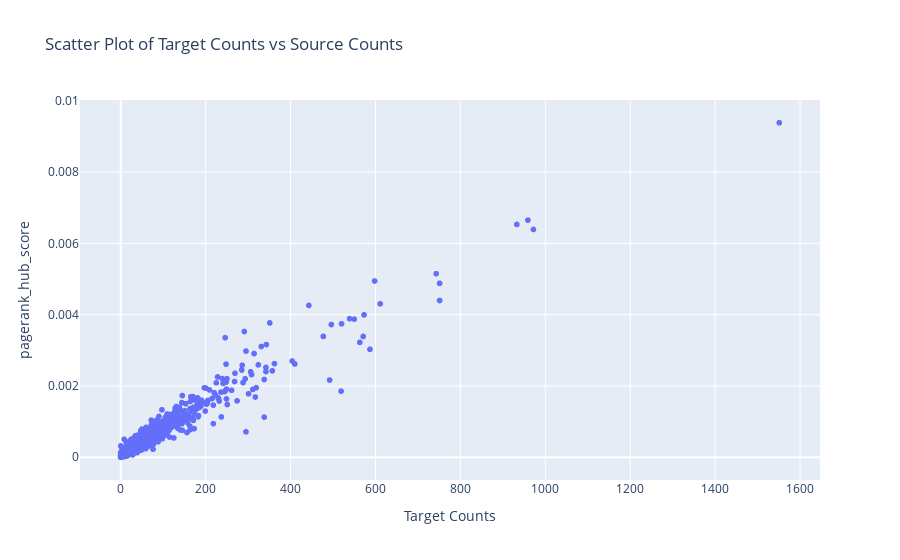

Notebook code for this chart:
### Code cell
fig = px.scatter(
    df_hubs, 
    x="target_counts", 
    y="pagerank_hub_score", 
    labels={"target_counts": "Target Counts", "source_counts": "Source Counts"},
    title="Scatter Plot of Target Counts vs Source Counts",
    hover_name="article_names"  # Replace "article_names" with your actual column name for hover labels
)

fig.show()

### Figure 1 — Plotly figure (JSON) as saved in the notebook; plotly's stock layout.template omitted (floating-point values rounded to 4 significant figures; data arrays with more than 128 entries replaced by an {"elided": "..."} marker saying what was removed)
{"data": [{"hovertemplate": "<b>%{hovertext}</b><br><br>Target Counts=%{x}<br>pagerank_hub_score=%{y}<extra></extra>", "hovertext": {"elided": "4604 str values"}, "legendgroup": "", "marker": {"color": "#636efa", "symbol": "circle"}, "mode": "markers", "name": "", "showlegend": false, "type": "scattergl", "x": {"elided": "4604 int values"}, "xaxis": "x", "y": {"elided": "4604 float values"}, "yaxis": "y"}], "layout": {"legend": {"tracegroupgap": 0}, "title": {"text": "Scatter Plot of Target Counts vs Source Counts"}, "xaxis": {"anchor": "y", "domain": [0, 1], "title": {"text": "Target Counts"}}, "yaxis": {"anchor": "x", "domain": [0, 1], "title": {"text": "pagerank_hub_score"}}}}
